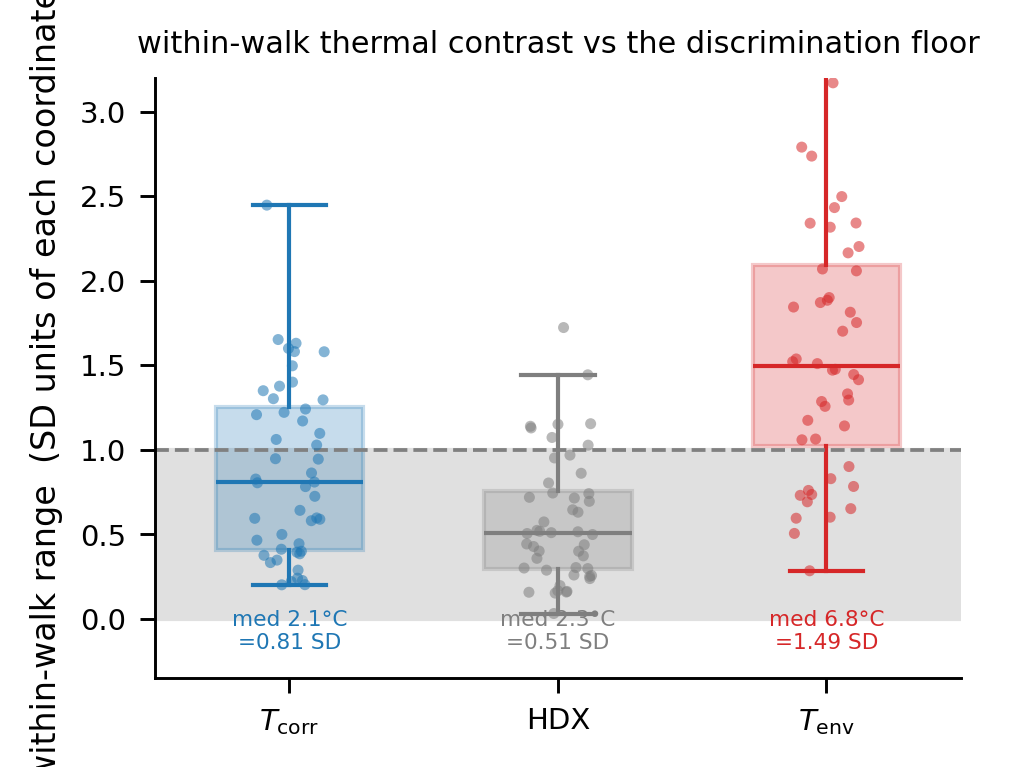

Here is the Python script that generated this plot:
"""F3 -- within-walk thermal contrast a coordinate delivers, in standardised units.
Per walk, the range (max-min between stops) of each coordinate, divided by that coordinate's global SD,
so it is comparable to the discrimination floor of Fig 3.3 (which is also in SD). The floor (~0.5 SD,
where eps^2 first exceeds the permutation null) is the minimum contrast for the comfort states to
separate at all. T_corr and especially HDX deliver contrast only around the floor -- HDX least of all,
despite its wide global spread, because almost all of its variance is BETWEEN walks (a regime variable).
Only T_env (median 1.5 SD) reaches well into the separating regime. (median °C ranges annotated.)"""
import os, numpy as np, pandas as pd, matplotlib.pyplot as plt
from _common import set_style, save, CM, COL
set_style()
HERE=os.path.dirname(os.path.abspath(__file__))
d=pd.read_csv(os.path.join(HERE,"..","data","votes_with_Tenv_comfort.csv")).dropna(subset=['T_corr','HDX_corr','T_env','walk'])
coords=[("T_corr","T_corr",COL["T_corr"],r"$T_{\rm corr}$"),
        ("HDX_corr","HDX",COL["HDX"],"HDX"),
        ("T_env","T_env",COL["T_env"],r"$T_{\rm env}$")]
FLOOR=1.0  # SD, from Fig 3.3 (eps^2 robustly above null only for Delta>~1 SD)
fig,ax=plt.subplots(figsize=(8.8*CM,6.6*CM))
rng=np.random.default_rng(0)
data=[]
for i,(c,nm,col,disp) in enumerate(coords):
    sd=d[c].std()
    r=d.groupby('walk')[c].apply(lambda s:s.max()-s.min())
    rsd=(r/sd).values; med_c=r.median()
    data.append(rsd)
    bp=ax.boxplot(rsd,positions=[i],widths=0.55,patch_artist=True,showfliers=False,zorder=2)
    for b in bp["boxes"]: b.set(facecolor=col,alpha=0.25,edgecolor=col,lw=1.0)
    for k in ("whiskers","caps","medians"):
        for ln in bp[k]: ln.set(color=col,lw=1.0)
    ax.scatter(i+rng.uniform(-0.13,0.13,len(rsd)),rsd,s=7,color=col,alpha=0.55,zorder=3,edgecolor="none")
    ax.text(i,-0.18,"med %.1f°C\n=%.2f SD"%(med_c,np.median(rsd)),ha="center",fontsize=5.2,color=col)
ax.axhspan(0,FLOOR,color="0.88",zorder=0)
ax.axhline(FLOOR,color="0.5",ls="--",lw=0.9)
ax.set_xticks(range(3)); ax.set_xticklabels([c[3] for c in coords])
ax.set_ylabel("within-walk range  (SD units of each coordinate)")
ax.set_xlim(-0.5,2.5); ax.set_ylim(-0.35,3.2)
ax.set_title("within-walk thermal contrast vs the discrimination floor",fontsize=7.3)
save(fig,"F3_intrawalk_vs_threshold")
print("median range/SD:",{c[1]:round(np.median(v),2) for c,v in zip(coords,data)})
